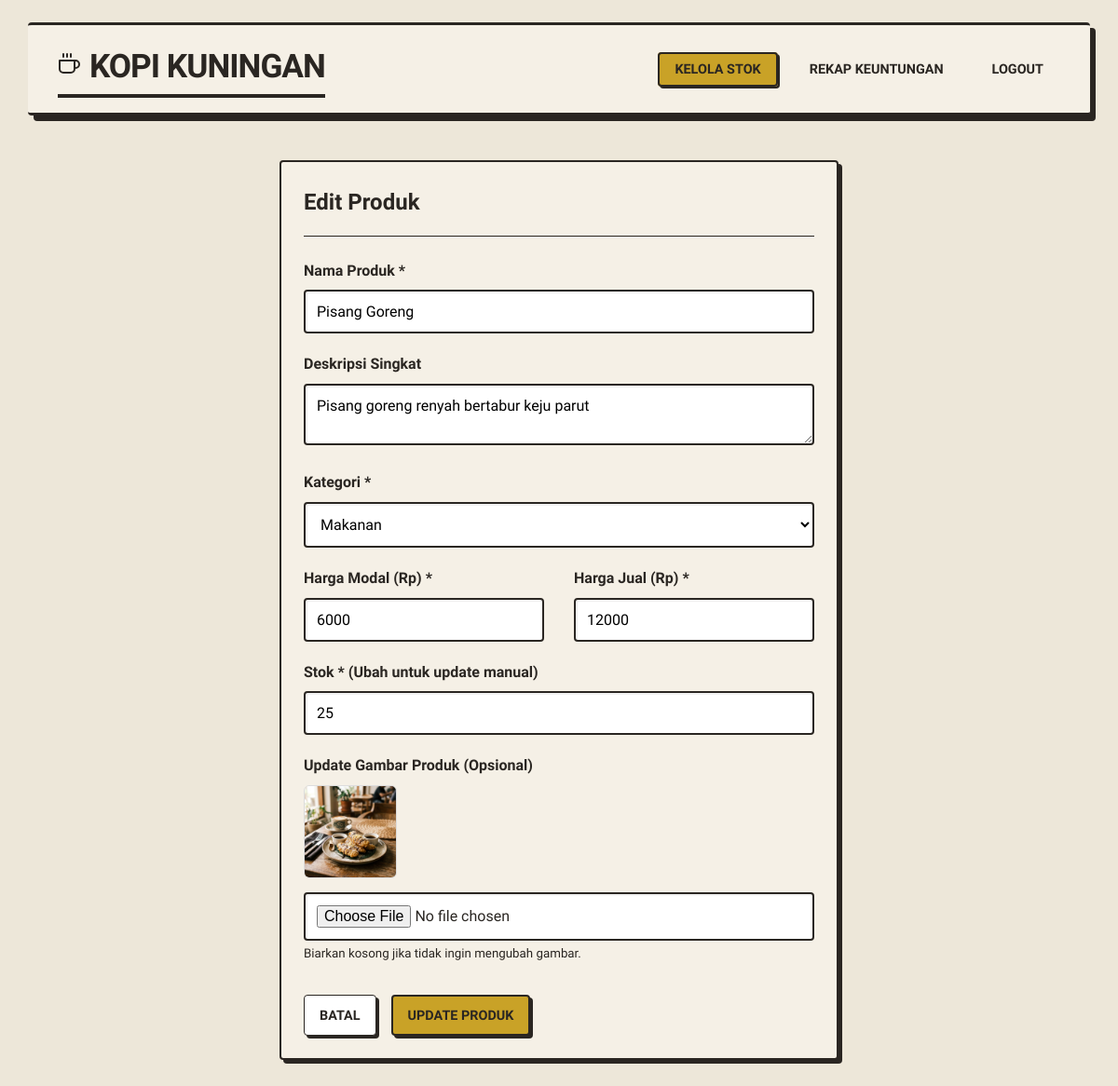
The app's page /stok.php?action=edit&id=2 (signed in) with its own data.
### tables this page shows
CREATE TABLE `produk` (
  `id` int(11) NOT NULL AUTO_INCREMENT,
  `nama` varchar(100) NOT NULL,
  `deskripsi` text DEFAULT NULL,
  `kategori` enum('makanan','minuman') NOT NULL,
  `harga_jual` int(11) NOT NULL,
  `harga_modal` int(11) NOT NULL,
  `stok` int(11) NOT NULL,
  `gambar` varchar(255) DEFAULT NULL,
  PRIMARY KEY (`id`)
);

### stok.php (the view, shortened to what this page needs)
<?php
require 'config.php';
$action = isset($_GET['action']) ? $_GET['action'] : 'list';
$kategori_filter = isset($_GET['kategori']) ? $_GET['kategori'] : 'semua';
?>
<!DOCTYPE html>
<html lang="id">
<head>
    <link rel="stylesheet" href="assets/style.css">
</head>
<body>
<?php include 'includes/navbar.php'; ?>
<div class="container">
    <?php if ($action == 'list'): ?>
    <div class="d-flex justify-content-between align-items-center mb-2">
        <h2 style="color: var(--primary-dark);">Daftar Produk & Stok</h2>
    </div>
    <div class="card card-table">
        <div class="tabs" style="margin-bottom: 1rem; border-bottom: none;">
            <span style="padding: 0.5rem 0; font-weight:600; color:var(--text-muted);">Filter Kategori:</span>
            <a href="stok.php?kategori=semua" class="tab-btn <?= $kategori_filter == 'semua' ? 'active' : '' ?>">Semua</a>
            <a href="stok.php?kategori=makanan" class="tab-btn <?= $kategori_filter == 'makanan' ? 'active' : '' ?>">Makanan</a>
            <a href="stok.php?kategori=minuman" class="tab-btn <?= $kategori_filter == 'minuman' ? 'active' : '' ?>">Minuman</a>
        </div>
        <div class="table-responsive">
            <table>
                <thead>
                    <tr>
                        <th>Gambar</th>
                        <th>Nama Produk</th>
                        <th>Kategori</th>
                        <th>Harga Modal</th>
                        <th>Harga Jual</th>
                        <th>Stok</th>
                        <th>Aksi</th>
                    </tr>
                </thead>
                <tbody>
                    <?php
                    if ($kategori_filter == 'makanan') {
                        $stmt = $pdo->prepare("SELECT * FROM produk WHERE kategori = 'makanan' ORDER BY nama ASC");
                        $stmt->execute();
                    } elseif ($kategori_filter == 'minuman') {
                        $stmt = $pdo->prepare("SELECT * FROM produk WHERE kategori = 'minuman' ORDER BY nama ASC");
                        $stmt->execute();
                    } else {
                        $stmt = $pdo->prepare("SELECT * FROM produk ORDER BY kategori, nama ASC");
                        $stmt->execute();
                    }
                    $produk_list = $stmt->fetchAll();
                    foreach($produk_list as $p):
                    ?>
                    <tr>
                        <td>
                            <?php if($p['gambar'] && file_exists('assets/produk/' . $p['gambar'])): ?>
                                <img src="assets/produk/<?= $p['gambar'] ?>" alt="Img" style="width:50px; height:50px; object-fit:cover; border-radius:4px;">
                            <?php else: ?>
                                <div style="width:50px; height:50px; background:#EEE; border-radius:4px; display:flex; align-items:center; justify-content:center; color:#ccc;">☕</div>
                            <?php endif; ?>
                        </td>
                        <td style="font-weight:600;"><?= htmlspecialchars($p['nama']) ?></td>
                        <td>
                            <span class="badge badge-<?= $p['kategori'] ?>"><?= $p['kategori'] ?></span>
                        </td>
                        <td>Rp <?= number_format($p['harga_modal'], 0, ',', '.') ?></td>
                        <td>Rp <?= number_format($p['harga_jual'], 0, ',', '.') ?></td>
                        <td>
                            <strong style="color: <?= $p['stok'] > 5 ? 'var(--success-color)' : 'var(--danger-color)' ?>">
                                <?= $p['stok'] ?>
                            </strong>
                        </td>
                        <td>
                            <div class="d-flex gap-2">
                                <a href="stok.php?action=edit&id=<?= $p['id'] ?>" class="btn" style="background:#2196F3; color:white; padding:0.4rem 0.8rem; font-size:0.85rem;">Edit</a>
                                <a href="stok.php?hapus=<?= $p['id'] ?>" class="btn btn-danger" style="padding:0.4rem 0.8rem; font-size:0.85rem;" onclick="return confirm('Yakin ingin menghapus produk ini?')">Hapus</a>
                            </div>
                        </td>
                    </tr>
                    <?php endforeach; ?>
                    <?php if(empty($produk_list)): ?>
                    <tr>
                        <td colspan="7" class="text-center" style="padding: 2rem 0; color: var(--text-muted);">Tidak ada data produk.</td>
                    </tr>
                    <?php endif; ?>
                </tbody>
            </table>
        </div>
    </div>
    <?php elseif ($action == 'edit' && isset($_GET['id'])):
        $stmt = $pdo->prepare("SELECT * FROM produk WHERE id = ?");
        $stmt->execute([$_GET['id']]);
        $p = $stmt->fetch();
    ?>
    <div class="card card-table" style="max-width: 600px; margin: 0 auto;">
        <h2 style="color: var(--primary-dark); border-bottom: 1px solid var(--border-color); padding-bottom:1rem; margin-bottom:1.5rem;">Edit Produk</h2>
        <form method="POST" action="stok.php" enctype="multipart/form-data">
            <div class="form-group">
                <label class="form-label">Nama Produk *</label>
                <input type="text" name="nama" class="form-control" required value="<?= htmlspecialchars($p['nama']) ?>">
            </div>
            <div class="form-group">
                <label class="form-label">Deskripsi Singkat</label>
                <textarea name="deskripsi" class="form-control" rows="2" placeholder="Contoh: Kopi susu manis dengan gula aren asli"><?= htmlspecialchars($p['deskripsi'] ?? '') ?></textarea>
            </div>
            <div class="form-group">
                <label class="form-label">Kategori *</label>
                <select name="kategori" class="form-control" required>
                    <option value="makanan" <?= $p['kategori'] == 'makanan' ? 'selected' : '' ?>>Makanan</option>
                </select>
            </div>
            <div class="row">
                <div class="col-md-6" style="flex:1;">
                    <div class="form-group">
                        <label class="form-label">Harga Modal (Rp) *</label>
                        <input type="number" name="harga_modal" class="form-control" required min="0" value="<?= $p['harga_modal'] ?>">
                    </div>
                </div>
                <div class="col-md-6" style="flex:1;">
                    <div class="form-group">
                        <label class="form-label">Harga Jual (Rp) *</label>
                        <input type="number" name="harga_jual" class="form-control" required min="0" value="<?= $p['harga_jual'] ?>">
                    </div>
                </div>
            </div>
            <div class="form-group">
                <label class="form-label">Stok * (Ubah untuk update manual)</label>
                <input type="number" name="stok" class="form-control" required min="0" value="<?= $p['stok'] ?>">
            </div>
            <div class="form-group">
                <label class="form-label">Update Gambar Produk (Opsional)</label>
                <?php if($p['gambar']): ?>
                    <div style="margin-bottom:0.5rem;">
                        <img src="assets/produk/<?= $p['gambar'] ?>" alt="Img" style="width:100px; border-radius:6px; border:1px solid #ddd;">
                    </div>
                <?php endif; ?>
                <input type="file" name="gambar" class="form-control" accept="image/*">
                <small style="color: var(--text-muted);">Biarkan kosong jika tidak ingin mengubah gambar.</small>
            </div>
            <div class="d-flex gap-2" style="margin-top: 2rem;">
                <a href="stok.php" class="btn" style="border: 1px solid var(--border-color); color: var(--text-muted); background: white;">Batal</a>
                <button type="submit" name="edit_produk" class="btn btn-primary">Update Produk</button>
            </div>
        </form>
    </div>
    <?php endif; ?>
</div>
</body>
</html>

### assets/style.css (style rules this page uses)
:root { --bg-main: #EDE7D9; --accent-primary: #C9A227; --accent-secondary: #8B3A2B; --surface: #F5F0E6; --text-main: #2A2622; --border-color: #2A2622; --font-mono: 'Courier Prime', monospace; --font-sans: 'Work Sans', sans-serif; }
* { margin: 0; padding: 0; box-sizing: border-box; }
body { background-color: var(--bg-main); color: var(--text-main); font-family: var(--font-sans); line-height: 1.6; }
h1, h2, h3, h4, h5, h6 { font-family: var(--font-mono); color: var(--text-main); }
.container { max-width: 1200px; margin: 3rem auto; padding: 0 1rem; }
.row { display: flex; flex-wrap: wrap; gap: 2rem; }
.card { background-color: var(--surface); border: 2px solid var(--border-color); border-radius: 4px; box-shadow: 4px 4px 0 var(--border-color); }
.card-table { padding: 1.5rem; margin-bottom: 1.5rem; }
.btn { display: inline-block; font-family: var(--font-mono); font-weight: 700; text-transform: uppercase; text-align: center; text-decoration: none; border: 2px solid var(--border-color); border-radius: 4px; padding: 0.6rem 1rem; cursor: pointer; box-shadow: 3px 3px 0 var(--border-color); color: var(--text-main); background-color: var(--surface); transition: transform 0.1s, box-shadow 0.1s; font-size: 0.9rem; }
.btn-primary { background-color: var(--accent-primary); }
.form-group { margin-bottom: 1.25rem; }
.form-label { display: block; font-family: var(--font-mono); font-weight: 700; margin-bottom: 0.5rem; }
.form-control { width: 100%; padding: 0.75rem; border: 2px solid var(--border-color); border-radius: 4px; font-family: var(--font-sans); font-size: 1rem; background-color: #FFF; box-shadow: inset 2px 2px 0 rgba(0,0,0,0.05); }
.d-flex { display: flex; }
.gap-2 { gap: 1rem; }

### records on screen
produk: nama "Pisang Goreng", deskripsi "Pisang goreng renyah bertabur keju parut", kategori "Makanan", harga_modal "6000", harga_jual "12000", stok "25", gambar (picture)
